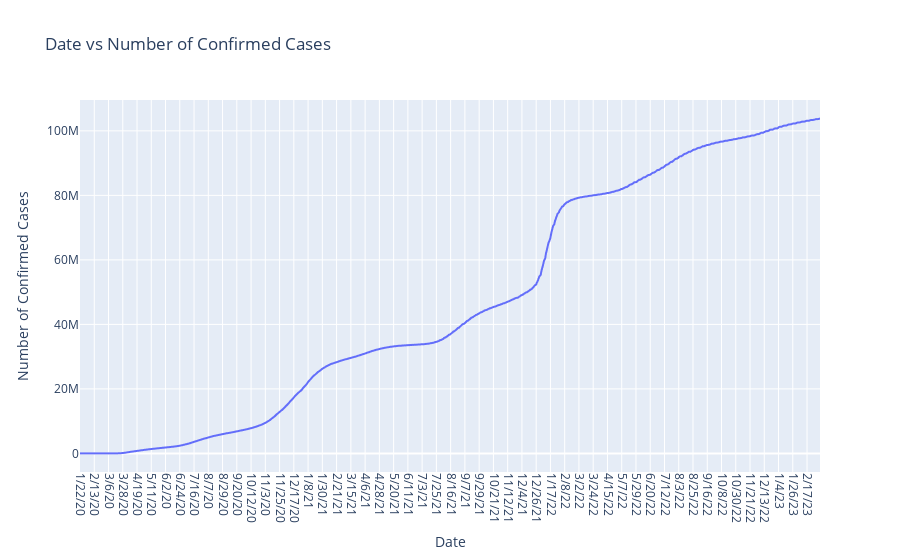
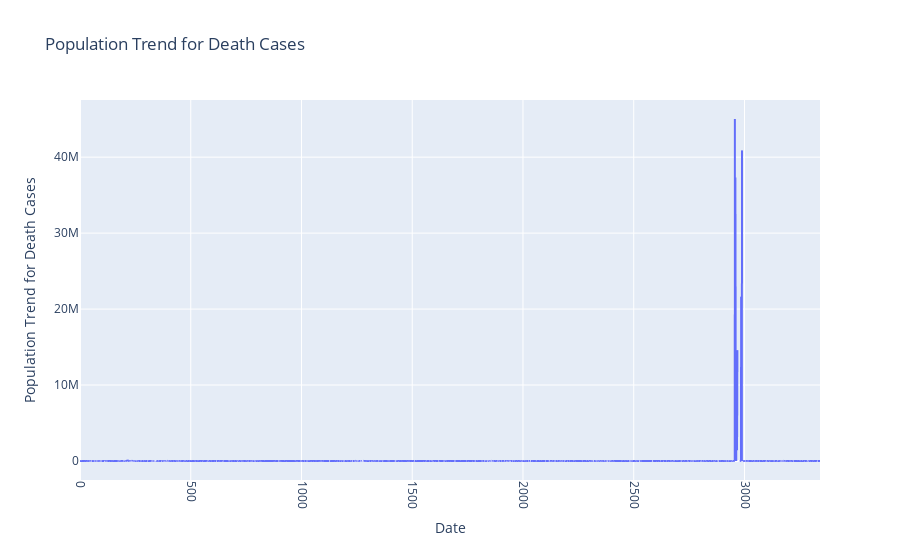

Notebook code for these charts, in order:
### Code cell
import pandas as pd
import folium
from folium.plugins import MarkerCluster
import plotly.express as px

# Load datasets
df_confirmed_cases = pd.read_csv("time_series_covid19_confirmed_US.csv")
df_deaths = pd.read_csv("time_series_covid19_deaths_US.csv")
df_vaccinations = pd.read_csv("us_state_vaccinations.csv")

# Preprocess data
# For geospatial visualization, we need to aggregate the confirmed cases by state
df_confirmed_by_state = df_confirmed_cases.groupby("Province_State").sum().reset_index()

# Calculate population trend for death cases using the "Population" column from df_deaths
# Handle non-numeric values when summing the columns
df_deaths_numeric = df_deaths.drop(columns=["UID", "iso2", "iso3", "code3", "FIPS", "Admin2", "Province_State", "Country_Region", "Lat", "Long_", "Combined_Key"])
df_deaths_numeric = df_deaths_numeric.apply(pd.to_numeric, errors='coerce')
df_deaths_numeric = df_deaths_numeric.fillna(0)  # Replace NaNs with 0
df_confirmed_numeric = df_confirmed_cases.drop(columns=["UID", "iso2", "iso3", "code3", "FIPS", "Admin2", "Province_State", "Country_Region", "Lat", "Long_", "Combined_Key"])
df_confirmed_numeric = df_confirmed_numeric.apply(pd.to_numeric, errors='coerce')
df_confirmed_numeric = df_confirmed_numeric.fillna(0)  # Replace NaNs with 0
df_deaths["Population_trend"] = df_deaths["Population"] * (df_deaths_numeric.sum(axis=1) / df_confirmed_numeric.sum(axis=1))

# Create a Folium map
m = folium.Map(location=[37.0902, -95.7129], zoom_start=4)

# Add markers to the map with radius based on confirmed cases
marker_cluster = MarkerCluster().add_to(m)
for idx, row in df_confirmed_by_state.iterrows():
    state = row["Province_State"]
    cases = row[df_confirmed_cases.columns[11:]].sum()  # Summing confirmed cases from date columns
    radius = min(cases / 10000, 50)  # Scale radius to fit within reasonable bounds
    folium.CircleMarker(location=[row["Lat"], row["Long_"]], radius=radius, color='blue', fill=True).add_to(marker_cluster)

# Color states based on total number of cases
choropleth = folium.Choropleth(
    geo_data='https://raw.githubusercontent.com/python-visualization/folium/master/examples/data/us-states.json',
    data=df_confirmed_by_state,
    columns=['Province_State', df_confirmed_cases.columns[11]],
    key_on='feature.properties.name',
    fill_color='YlOrRd',
    fill_opacity=0.7,
    line_opacity=0.2,
    legend_name='Total Confirmed Cases'
).add_to(m)

# Create line plot for Date vs Number of Confirmed Cases using Plotly
dates = df_confirmed_cases.columns[11:]
confirmed_cases = df_confirmed_cases[dates].sum()
fig = px.line(x=dates, y=confirmed_cases, title='Date vs Number of Confirmed Cases')
fig.update_xaxes(title='Date', tickangle=90)
fig.update_yaxes(title='Number of Confirmed Cases')
fig.show()

# Create line plot for Population Trend for Death Cases using Plotly
fig = px.line(x=df_deaths.index, y=df_deaths["Population_trend"], title='Population Trend for Death Cases')
fig.update_xaxes(title='Date', tickangle=90)
fig.update_yaxes(title='Population Trend for Death Cases')
fig.show()

### Figure 1 — Plotly figure (JSON) as saved in the notebook; plotly's stock layout.template omitted (floating-point values rounded to 4 significant figures; data arrays with more than 128 entries replaced by an {"elided": "..."} marker saying what was removed)
{"data": [{"hovertemplate": "x=%{x}<br>y=%{y}<extra></extra>", "legendgroup": "", "line": {"color": "#636efa", "dash": "solid"}, "marker": {"symbol": "circle"}, "mode": "lines", "name": "", "showlegend": false, "type": "scattergl", "x": {"elided": "1143 str values"}, "xaxis": "x", "y": {"elided": "1143 int values"}, "yaxis": "y"}], "layout": {"legend": {"tracegroupgap": 0}, "title": {"text": "Date vs Number of Confirmed Cases"}, "xaxis": {"anchor": "y", "domain": [0, 1], "tickangle": 90, "title": {"text": "Date"}}, "yaxis": {"anchor": "x", "domain": [0, 1], "title": {"text": "Number of Confirmed Cases"}}}}

### Figure 2 — Plotly figure (JSON) as saved in the notebook; plotly's stock layout.template omitted (floating-point values rounded to 4 significant figures; data arrays with more than 128 entries replaced by an {"elided": "..."} marker saying what was removed)
{"data": [{"hovertemplate": "x=%{x}<br>y=%{y}<extra></extra>", "legendgroup": "", "line": {"color": "#636efa", "dash": "solid"}, "marker": {"symbol": "circle"}, "mode": "lines", "name": "", "showlegend": false, "type": "scattergl", "x": {"elided": "3342 int values"}, "xaxis": "x", "y": {"elided": "3342 float values"}, "yaxis": "y"}], "layout": {"legend": {"tracegroupgap": 0}, "title": {"text": "Population Trend for Death Cases"}, "xaxis": {"anchor": "y", "domain": [0, 1], "tickangle": 90, "title": {"text": "Date"}}, "yaxis": {"anchor": "x", "domain": [0, 1], "title": {"text": "Population Trend for Death Cases"}}}}
